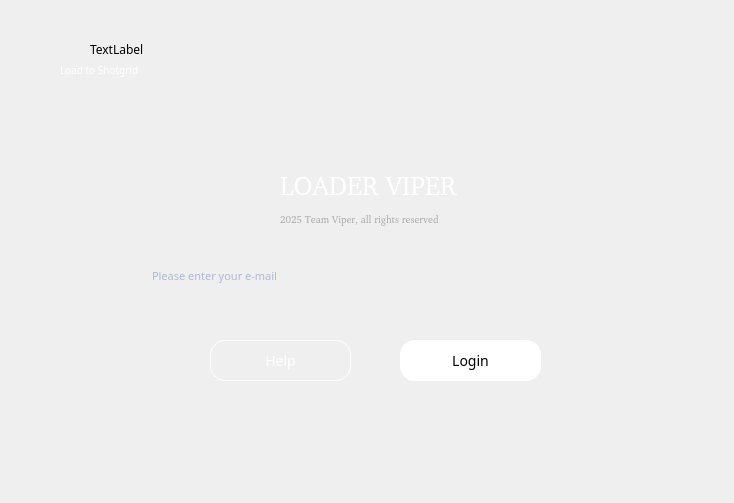
<?xml version="1.0" encoding="UTF-8"?>
<ui version="4.0">
 <class>Form</class>
 <widget class="QWidget" name="Form">
  <property name="geometry">
   <rect>
    <x>0</x>
    <y>0</y>
    <width>734</width>
    <height>503</height>
   </rect>
  </property>
  <property name="minimumSize">
   <size>
    <width>20</width>
    <height>20</height>
   </size>
  </property>
  <property name="font">
   <font>
    <family>Pretendard Medium</family>
   </font>
  </property>
  <property name="windowTitle">
   <string>Form</string>
  </property>
  <property name="windowIcon">
   <iconset>
    <normaloff>:/icon_email/다운로드/png/email _basic.png</normaloff>:/icon_email/다운로드/png/email _basic.png</iconset>
  </property>
  <widget class="QLabel" name="label_background">
   <property name="geometry">
    <rect>
     <x>0</x>
     <y>0</y>
     <width>741</width>
     <height>491</height>
    </rect>
   </property>
   <property name="text">
    <string/>
   </property>
   <property name="pixmap">
    <pixmap>forui/login.png</pixmap>
   </property>
  </widget>
  <widget class="QLabel" name="label_id">
   <property name="geometry">
    <rect>
     <x>140</x>
     <y>250</y>
     <width>480</width>
     <height>54</height>
    </rect>
   </property>
   <property name="text">
    <string/>
   </property>
   <property name="pixmap">
    <pixmap>forui/Group 3995.png</pixmap>
   </property>
  </widget>
  <widget class="QPushButton" name="pushButton_login">
   <property name="geometry">
    <rect>
     <x>400</x>
     <y>340</y>
     <width>141</width>
     <height>41</height>
    </rect>
   </property>
   <property name="font">
    <font>
     <family>Pretendard Light</family>
     <pointsize>-1</pointsize>
    </font>
   </property>
   <property name="styleSheet">
    <string notr="true">QPushButton {
    background-color: #ffffff;  /* 배경색: 흰색 */
   
    border-radius: 15px;  /* 모서리를 둥글게 */
    color: black; /* 글자 색 (흰색 배경이라 검정 추천) */
    font-size: 14px; /* 글자 크기 */
    padding: 5px; /* 내부 여백 */
}

QPushButton:hover {
    background-color: #2980b9;
}


</string>
   </property>
   <property name="text">
    <string>Login</string>
   </property>
  </widget>
  <widget class="QPushButton" name="pushButton_help">
   <property name="geometry">
    <rect>
     <x>210</x>
     <y>340</y>
     <width>141</width>
     <height>41</height>
    </rect>
   </property>
   <property name="font">
    <font>
     <family>Pretendard Light</family>
     <pointsize>-1</pointsize>
    </font>
   </property>
   <property name="styleSheet">
    <string notr="true">QPushButton {
    color: white;  /* 기본 글자색: 흰색 */
  
    border: 1px solid #ffffff;  /* 테두리: 흰색 */
    border-radius: 15px;  /* 모서리를 둥글게 */
    font-size: 14px;  /* 글자 크기 */
    padding: 5px;  /* 내부 여백 */
}

QPushButton:hover {
    color: black;  /* Hover 시 글자색: 검정 */
	background-color: #ffffff; 
}


</string>
   </property>
   <property name="text">
    <string>Help</string>
   </property>
  </widget>
  <widget class="QLineEdit" name="lineEdit_id">
   <property name="geometry">
    <rect>
     <x>150</x>
     <y>250</y>
     <width>471</width>
     <height>51</height>
    </rect>
   </property>
   <property name="font">
    <font>
     <family>Droid Sans</family>
     <pointsize>-1</pointsize>
    </font>
   </property>
   <property name="styleSheet">
    <string notr="true">QLineEdit {
    background: rgba(0, 0, 0, 0); /* 배경 투명 */
    border: none;
    color: #6B82BA;  /* 기본 텍스트 색상 */
    font-size: 11px; /* 기본 글자 크기 */
}

/* 사용자가 입력 중일 때 스타일 변경 */
QLineEdit:focus {
    color: white;  /* 입력 중에는 흰색 */
    font-size: 30px; /* 입력 중에는 글자 크기 변경 */
}

</string>
   </property>
   <property name="placeholderText">
    <string>Please enter your e-mail  </string>
   </property>
  </widget>
  <widget class="QLabel" name="label">
   <property name="geometry">
    <rect>
     <x>280</x>
     <y>160</y>
     <width>231</width>
     <height>51</height>
    </rect>
   </property>
   <property name="font">
    <font>
     <family>/home/rapa/Viper/loadUI/pont/public/static/Pretendard-SemiBold.otf</family>
     <pointsize>-1</pointsize>
    </font>
   </property>
   <property name="styleSheet">
    <string notr="true">QLabel {

    font-family: &quot;/home/rapa/Viper/loadUI/pont/public/static/Pretendard-SemiBold.otf&quot;;
    font-size: 26px;

    color: white;  /* 글자 색상 (흰색) */
   
   
    text-align: center;  /* 텍스트 중앙 정렬 */
}</string>
   </property>
   <property name="text">
    <string>LOADER VIPER</string>
   </property>
  </widget>
  <widget class="QLabel" name="label_2">
   <property name="geometry">
    <rect>
     <x>280</x>
     <y>210</y>
     <width>321</width>
     <height>19</height>
    </rect>
   </property>
   <property name="font">
    <font>
     <family>/home/rapa/Viper/loadUI/pont/public/static/Pre-thin.otf</family>
     <pointsize>-1</pointsize>
    </font>
   </property>
   <property name="styleSheet">
    <string notr="true">QLabel {

    font-family: &quot;/home/rapa/Viper/loadUI/pont/public/static/Pre-thin.otf&quot;;
    font-size: 10px;

    color: #A9A9A9;  /* 글자 색상 (흰색) */
   
   
  
}</string>
   </property>
   <property name="text">
    <string>2025 Team Viper, all rights reserved</string>
   </property>
  </widget>
  <widget class="QLabel" name="label_3">
   <property name="geometry">
    <rect>
     <x>90</x>
     <y>40</y>
     <width>63</width>
     <height>19</height>
    </rect>
   </property>
   <property name="text">
    <string>TextLabel</string>
   </property>
  </widget>
  <widget class="QLabel" name="label_4">
   <property name="geometry">
    <rect>
     <x>60</x>
     <y>60</y>
     <width>101</width>
     <height>20</height>
    </rect>
   </property>
   <property name="font">
    <font>
     <family>Pretendard Light</family>
     <pointsize>-1</pointsize>
    </font>
   </property>
   <property name="styleSheet">
    <string notr="true">QLabel {

  
    font-size: 10px;

    color: White;  /* 글자 색상 (흰색) */
   
   
  
}</string>
   </property>
   <property name="text">
    <string>Load to Shotgrid</string>
   </property>
  </widget>
 </widget>
 <resources/>
 <connections/>
</ui>
